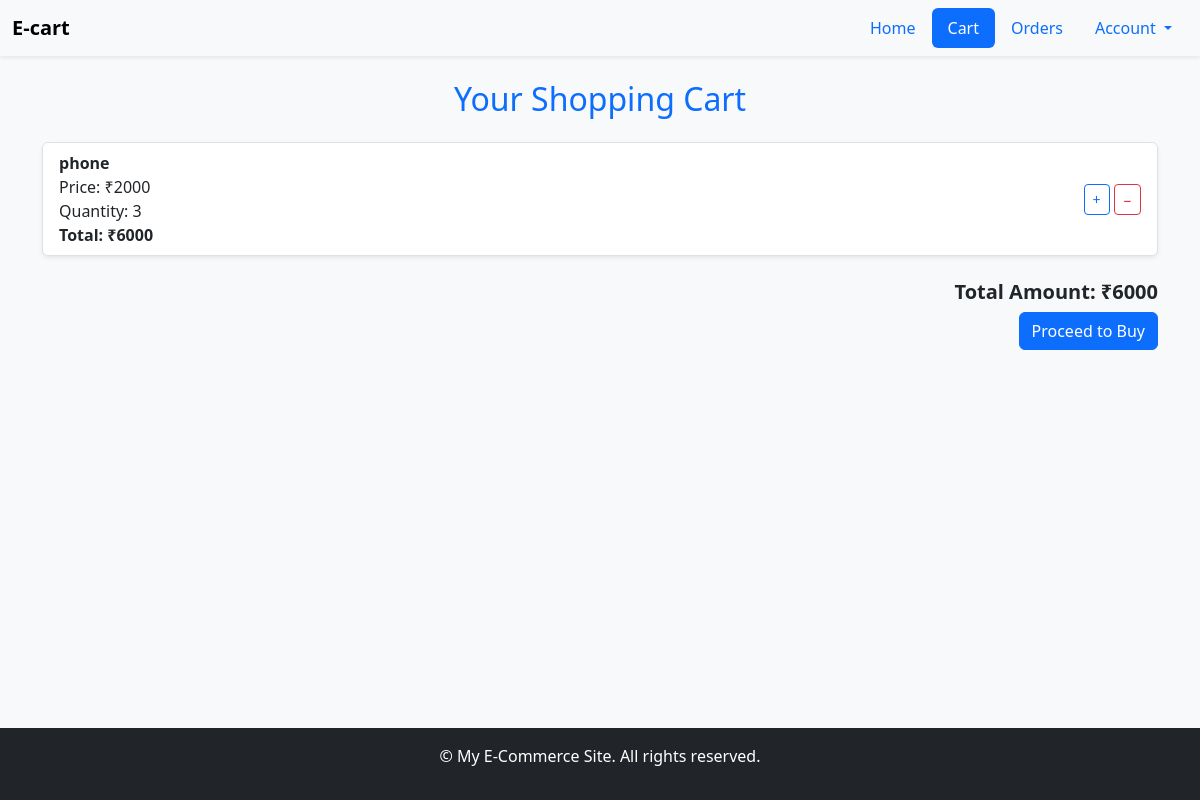
The app's page /cart/ (signed in), older data.
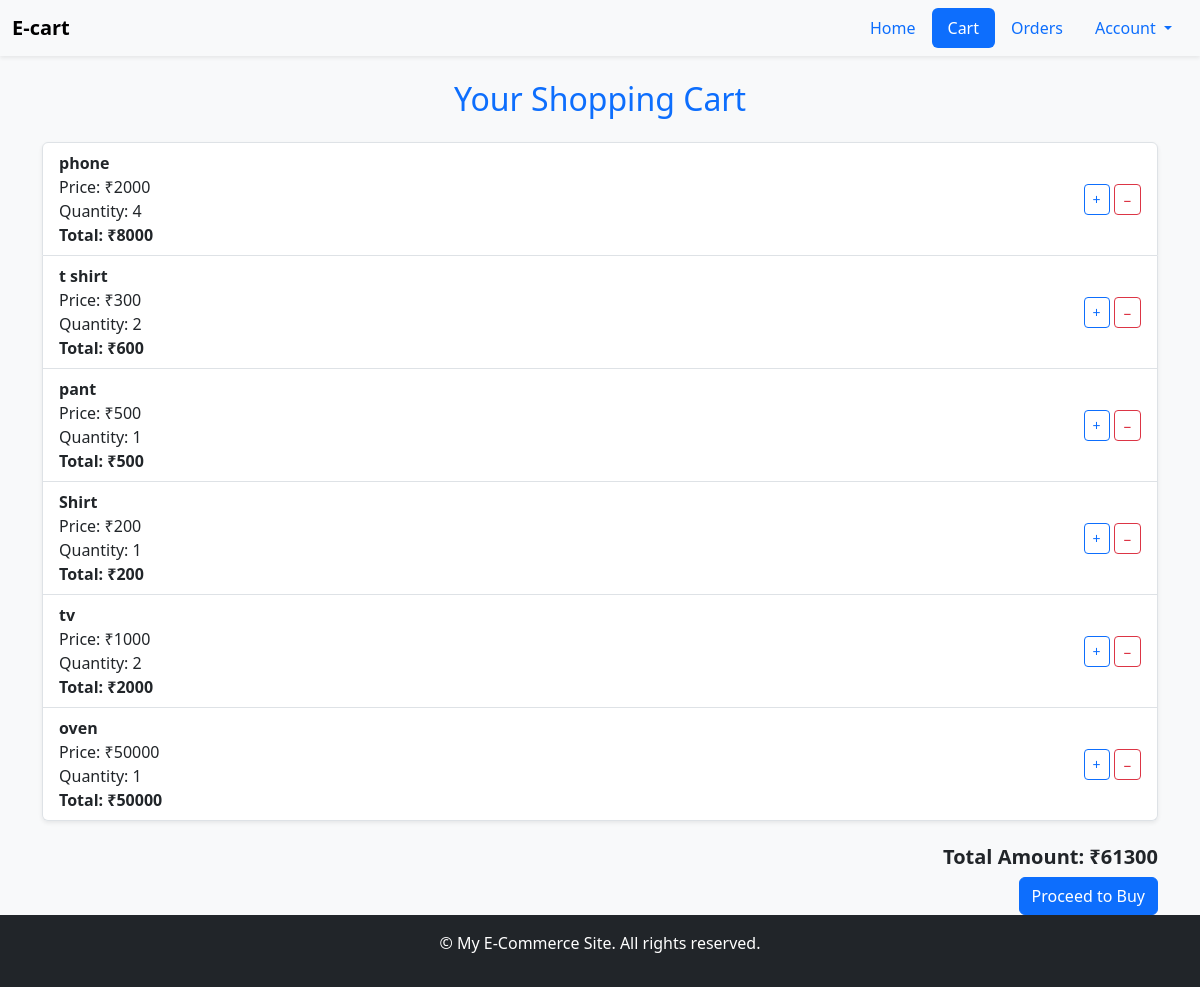
The same page, newer data.
### E_commerce_app/models.py (models this page shows, shortened)
class Cart(models.Model):
  product = models.ForeignKey('Product', on_delete=models.CASCADE)
  quantity=models.PositiveIntegerField(default=1)
  user = models.ForeignKey(User, on_delete=models.CASCADE, null=True, blank=True)  # Added user
  def total_price(self):
        return self.product.price * self.quantity

class Product(models.Model):
  name=models.CharField(max_length=500)
  description=models.TextField()
  price=models.PositiveIntegerField()
  image=models.ImageField(upload_to='product_images/')
  category=models.ForeignKey('Category',on_delete=models.CASCADE)

### E_commerce_app/views.py (the view)
# urls.py: path('cart/',CartView.as_view(),name='cart'),
class CartView(View):
    def get(self, request):
        if request.user.is_authenticated:
            cart_items = Cart.objects.filter(user=request.user)
        else:
            cart_items = []
        total = sum(item.product.price * item.quantity for item in cart_items)
        return render(request, 'E_commerce_app/cart.html', {
            'cart_items': cart_items,
            'total': total
        })

### E_commerce_app/templates/E_commerce_app/cart.html (shortened to what this page needs)
{% extends "E_commerce_app/base.html" %}
{% block content %}
  <h2 class="text-center text-primary mb-4">Your Shopping Cart</h2>
  {% if cart_items %}
    <ul class="list-group shadow-sm">
      {% for item in cart_items %}
        <li class="list-group-item d-flex justify-content-between align-items-center">
          <div>
            <strong>{{ item.product.name }}</strong><br />
            Price: ₹{{ item.product.price }} <br />
            Quantity: {{ item.quantity }} <br />
            <strong>Total: ₹{{ item.total_price }}</strong>
          </div>
          <div>
            <form method="post" action="{% url 'additem' item.id %}" class="d-inline">
              <button class="btn btn-sm btn-outline-primary" title="Add one more">+</button>
            </form>
            <form method="post" action="{% url 'removeitem' item.id %}" class="d-inline">
              <button class="btn btn-sm btn-outline-danger" title="Remove one">−</button>
            </form>
          </div>
        </li>
      {% endfor %}
    </ul>
    <div class="text-end mt-4">
      <h5 class="fw-bold">Total Amount: ₹{{ total }}</h5>
      <a href="{% url 'shippingdetail' %}" class="btn btn-primary">Proceed to Buy</a>
    </div>
  {% else %}
    <div class="text-center mt-5">
      <p class="text-muted fs-5">Your cart is empty!</p>
      <a href="{% url 'category_list' %}" class="btn btn-primary">Shop Now</a>
    </div>
  {% endif %}
{% endblock %}

Row changes from the older to the newer data that the page shows:
changed Cart "phone": quantity "3" → "4"; total_price "6000" → "8000"
added Cart: product.name "t shirt", product.price "300", quantity "2", total_price "600"
added Cart: product.name "pant", product.price "500", quantity "1", total_price "500"
added Cart: product.name "Shirt", product.price "200", quantity "1", total_price "200"
added Cart: product.name "tv", product.price "1000", quantity "2", total_price "2000"
added Cart: product.name "oven", product.price "50000", quantity "1", total_price "50000"
Text that changed along with them:
{{ total }}: "6000" → "61300"
